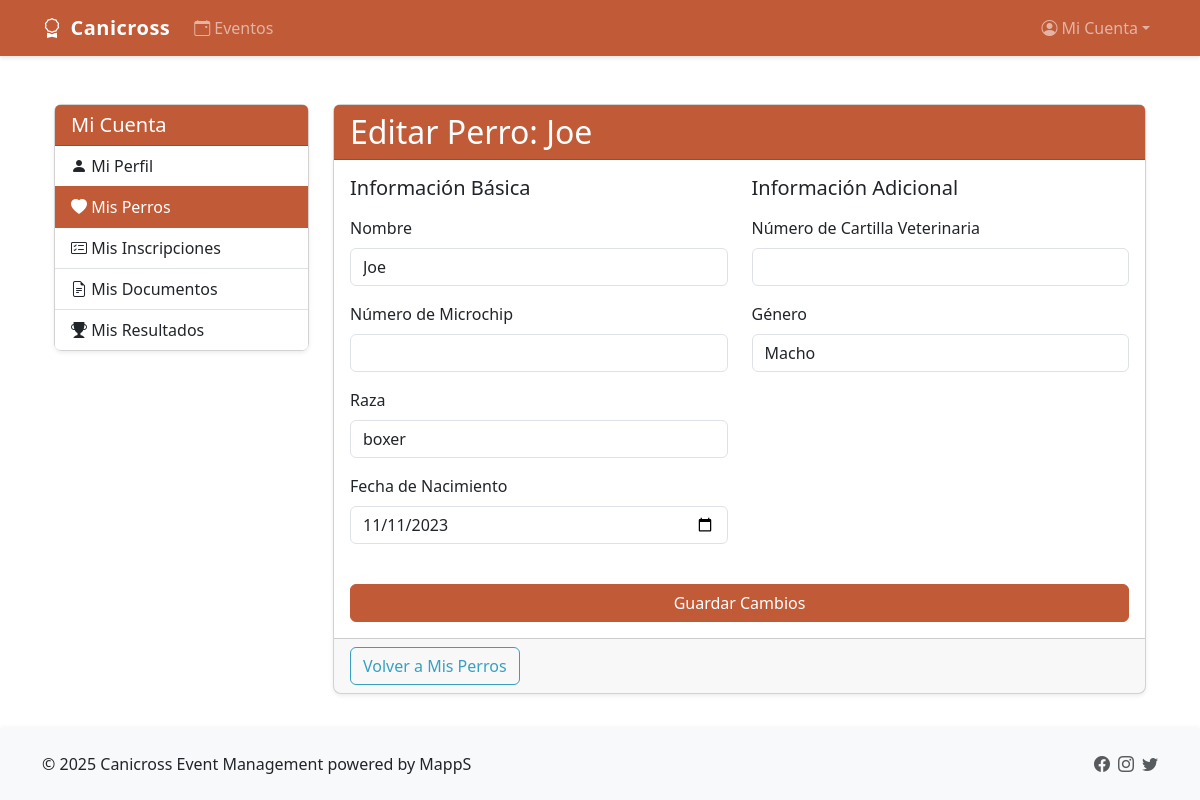
The page /participants/dogs/17/edit/ (signed in) on the database its author committed.
### participants/models.py (models this page shows, shortened)
class Dog(models.Model):
    owner = models.ForeignKey(Participant, related_name='dogs', on_delete=models.CASCADE, verbose_name="Propietario")
    name = models.CharField(max_length=100, verbose_name="Nombre")
    breed = models.CharField(max_length=100, verbose_name="Raza")
    date_of_birth = models.DateField(null=True, blank=True, verbose_name="Fecha de nacimiento")
    gender = models.CharField(max_length=1, choices=(('M', 'Macho'), ('F', 'Hembra')), verbose_name="Género")
    microchip_number = models.CharField(max_length=100, blank=True, verbose_name="Número de microchip")
    veterinary_book_number = models.CharField(max_length=100, blank=True, verbose_name="Número de cartilla veterinaria")
    created_at = models.DateTimeField(auto_now_add=True, verbose_name="Fecha de creación")
    updated_at = models.DateTimeField(auto_now=True, verbose_name="Fecha de actualización")
    def get_age(self):
        if not self.date_of_birth:
            return None
        today = date.today()
        return today.year - self.date_of_birth.year - ((today.month, today.day) < (self.date_of_birth.month, self.date_of_birth.day))
    class Meta:
        verbose_name = "Perro"
        verbose_name_plural = "Perros"
    get_age.short_description = "Edad"

### participants/views.py (the view)
# urls.py: path('dogs/<int:dog_id>/edit/', views.dog_edit, name='dog_edit'),
@login_required
@log_function_call(logger)
def dog_edit(request, dog_id):
    try:
        participant = get_object_or_404(Participant, user=request.user)
        dog = get_object_or_404(Dog, id=dog_id, owner=participant)
        if request.method == 'POST':
            form = DogForm(request.POST, request.FILES, instance=dog)
            if form.is_valid():
                try:
                    updated_dog = form.save(commit=False)
                    dob = form.cleaned_data.get('date_of_birth')
                    logger.info(f"PERRO EDIT - Fecha obtenida: {dob}")
                    updated_dog.date_of_birth = dob
                    updated_dog.save()
                    messages.success(request, f"¡{dog.name} actualizado con éxito!")
                    return redirect('participants:dog_detail', dog_id=dog.id)
                except Exception as e:
                    log_exception(logger, f"Error al actualizar perro: {str(e)}")
                    messages.error(request, f"Error: {str(e)}")
        else:
            form = DogForm(instance=dog)
        return render(request, 'participants/dog_form.html', {
            'form': form,
            'dog': dog,
            'action': 'edit'
        })
    except (Participant.DoesNotExist, Dog.DoesNotExist):
        messages.warning(request, "No se encontró el perro solicitado.")
        return redirect('participants:dog_list')
    except Exception as e:
        log_exception(logger, f"Error al editar perro: {str(e)}")
        messages.error(request, "Hubo un error al actualizar su perro. Por favor, inténtelo de nuevo.")
        return redirect('participants:dog_list')

### participants/forms.py
class DogForm(forms.ModelForm):
    date_of_birth = forms.DateField(
        required=False,
        input_formats=['%Y-%m-%d'],
        widget=forms.DateInput(attrs={'type': 'date', 'class': 'form-control'}),
        label="Fecha de Nacimiento",
        help_text="Formato: AAAA-MM-DD"
    )
    class Meta:
        model = Dog
        fields = [
            'name', 'microchip_number', 'breed', 'date_of_birth',
            'veterinary_book_number', 'gender'
        ]

### accounts/models.py (called while the page is built)
    def __str__(self):
        return f"{self.get_full_name()} ({self.username})"

### utils/context_processors.py (called while the page is built)
def session_timeout(request):
    timeout_minutes = getattr(settings, 'SESSION_TIMEOUT_MINUTES', 30)
    return {
        'session_timeout_minutes': timeout_minutes
    }

### utils/logger.py (called while the page is built)
def get_client_ip(request):
    x_forwarded_for = request.META.get('HTTP_X_FORWARDED_FOR')
    if x_forwarded_for:
        ip = x_forwarded_for.split(',')[0]
    else:
        ip = request.META.get('REMOTE_ADDR')
    return ip

def log_function_call(logger):
    def decorator(func):
        @wraps(func)
        def wrapper(*args, **kwargs):
            start_time = time.time()
            func_name = func.__name__
            logger.debug(f"Iniciando {func_name}()")
            try:
                result = func(*args, **kwargs)
                end_time = time.time()
                duration = end_time - start_time
                logger.debug(f"Finalizado {func_name}() - Duración: {duration:.3f}s")
                return result
            except Exception as e:
                logger.error(f"Error en {func_name}(): {str(e)}")
                log_exception(logger, f"Excepción en {func_name}()")
                raise
        return wrapper
    return decorator

### templates/participants/dog_form.html (shortened to what this page needs)
{% extends 'base.html' %}
{% load form_tags %}
{% block content %}
<div class="container mt-4">
    <div class="row">
        <div class="col-md-3">
            <div class="card mb-4">
                <div class="card-header bg-primary text-white">
                    <h5 class="mb-0">Mi Cuenta</h5>
                </div>
                <div class="list-group list-group-flush">
                    <a href="{% url 'participants:profile' %}" class="list-group-item list-group-item-action">
                        <i class="bi bi-person-fill"></i> Mi Perfil
                    </a>
                    <a href="{% url 'participants:dog_list' %}" class="list-group-item list-group-item-action active">
                        <i class="bi bi-heart-fill"></i> Mis Perros
                    </a>
                    <a href="#" class="list-group-item list-group-item-action">
                        <i class="bi bi-card-checklist"></i> Mis Inscripciones
                    </a>
                    <a href="#" class="list-group-item list-group-item-action">
                        <i class="bi bi-file-earmark-text"></i> Mis Documentos
                    </a>
                    <a href="#" class="list-group-item list-group-item-action">
                        <i class="bi bi-trophy-fill"></i> Mis Resultados
                    </a>
                </div>
            </div>
        </div>
        <div class="col-md-9">
            <div class="card">
                <div class="card-header bg-primary text-white">
                    <h2 class="mb-0">{% if action == 'edit' %}Editar Perro: {{ dog.name }}{% else %}Registrar Nuevo Perro{% endif %}</h2>
                </div>
                <div class="card-body">
                    <form method="post" enctype="multipart/form-data">
                        <div class="row">
                            <div class="col-md-6">
                                <h5 class="mb-3">Información Básica</h5>
                                <div class="mb-3">
                                    <label for="id_name" class="form-label">Nombre</label>
                                    <input type="text" name="name" id="id_name" class="form-control"
                                        value="{{ form.initial.name }}" />
                                </div>
                                <div class="mb-3">
                                    <label for="id_microchip_number" class="form-label">Número de Microchip</label>
                                    <input type="text" name="microchip_number" id="id_microchip_number" class="form-control"
                                        value="{{ form.initial.microchip_number }}" />
                                </div>
                                <div class="mb-3">
                                    <label for="id_breed" class="form-label">Raza</label>
                                    <input type="text" name="breed" id="id_breed" class="form-control"
                                        value="{{ form.initial.breed }}" />
                                </div>
                                <div class="mb-3">
                                    <label for="id_date_of_birth" class="form-label">Fecha de Nacimiento</label>
                                    <input type="date" name="date_of_birth" id="id_date_of_birth" class="form-control"
                                        value="{{ form.initial.date_of_birth|date:'Y-m-d' }}" />
                                </div>
                            </div>
                            <div class="col-md-6">
                                <h5 class="mb-3">Información Adicional</h5>
                                <div class="mb-3">
                                    <label for="id_veterinary_book_number" class="form-label">Número de Cartilla Veterinaria</label>
                                    <input type="text" name="veterinary_book_number" id="id_veterinary_book_number" class="form-control"
                                        value="{{ form.initial.veterinary_book_number }}" />
                                </div>
                                <div class="mb-3">
                                    <label for="id_gender" class="form-label">Género</label>
                                    <select name="gender" id="id_gender" class="form-control">
                                        <option value="M" {% if form.initial.gender == "M" %}selected{% endif %}>Macho</option>
                                    </select>
                                </div>
                            </div>
                        </div>
                        <div class="d-grid gap-2 mt-4">
                            <button type="submit" class="btn btn-primary">
                                {% if action == 'edit' %}Guardar Cambios{% else %}Registrar Perro{% endif %}
                            </button>
                        </div>
                    </form>
                </div>
                <div class="card-footer">
                    <a href="{% url 'participants:dog_list' %}" class="btn btn-outline-secondary">Volver a Mis Perros</a>
                </div>
            </div>
        </div>
    </div>
</div>
{% endblock %}

### static/css/custom-theme.css (style rules this page uses)
:root { --primary-color: #c05a37; --primary-dark: #9d472c; --primary-light: #d67b59; --primary-very-light: #f3d8ce; --accent-color: #37a0c0; --accent-dark: #2c829d; --accent-light: #59bfd6; --neutral-warm: #e0c3b6; --neutral-cool: #b6cde0; --secondary-color: #6c757d; --success-color: #198754; --danger-color: #dc3545; --light-color: #f8f9fa; --dark-color: #212529; }
.bg-primary { background-color: var(--primary-color) !important; }
.btn-primary { background-color: var(--primary-color) !important; border-color: var(--primary-color) !important; }
.btn-outline-secondary { color: var(--accent-color) !important; border-color: var(--accent-color) !important; }
a { color: var(--primary-color); }
.card-header.bg-primary { background-color: var(--primary-color) !important; }
.list-group-item.active { background-color: var(--primary-color) !important; border-color: var(--primary-color) !important; }

### templates/base.html (style rules this page uses)
body { display: flex; flex-direction: column; min-height: 100vh; font-family: 'Segoe UI', Tahoma, Geneva, Verdana, sans-serif; }
.card { border-radius: 0.5rem; box-shadow: 0 0.125rem 0.25rem rgba(0,0,0,0.075); transition: all 0.3s ease; }

### rows shown on the page
Dog: name "Joe", breed "boxer", date_of_birth "11/11/2023"
